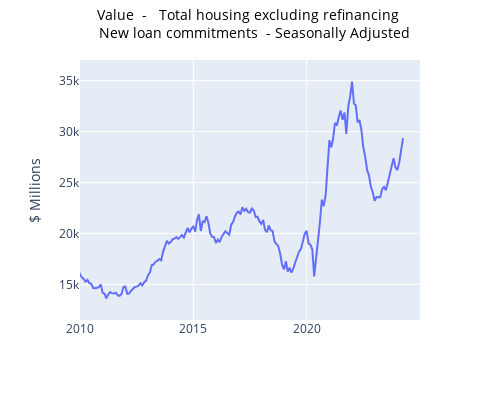

Notebook cell for this chart:
### Code cell
startDateExample = datetime(2010, 1, 1)
endDateExample = datetime(2024, 12, 31)
seriesToGraph = 'A108296973X'

graph_series_abs(seriesToGraph, dataSetLF, startDateExample, endDateExample,1, metaDataDict)

### Figure 1 — Plotly figure (JSON) as saved in the notebook; plotly's stock layout.template omitted (floating-point values rounded to 4 significant figures; data arrays with more than 128 entries replaced by an {"elided": "..."} marker saying what was removed)
{"data": [{"hovertemplate": "Date=%{x}<br>A108296973X=%{y}<extra></extra>", "legendgroup": "", "line": {"color": "#636efa", "dash": "solid"}, "marker": {"symbol": "circle"}, "mode": "lines", "name": "", "orientation": "v", "showlegend": false, "type": "scatter", "x": {"elided": "262 str values"}, "xaxis": "x", "y": {"elided": "262 float values"}, "yaxis": "y"}], "layout": {"height": 400, "hovermode": "x", "legend": {"tracegroupgap": 0}, "margin": {"t": 60}, "title": {"font": {"color": "black", "size": 14}, "text": "  Value  -   Total housing excluding refinancing <br>  New loan commitments  - Seasonally Adjusted", "x": 0.5, "y": 0.95}, "width": 500, "xaxis": {"anchor": "y", "domain": [0, 1], "range": ["2010-01-01T00:00:00", "2024-12-31T00:00:00"], "title": {"text": " "}, "type": "date"}, "yaxis": {"anchor": "x", "domain": [0, 1], "range": [11500.0, 37040.0], "title": {"text": "$ Millions"}, "type": "linear"}}}
